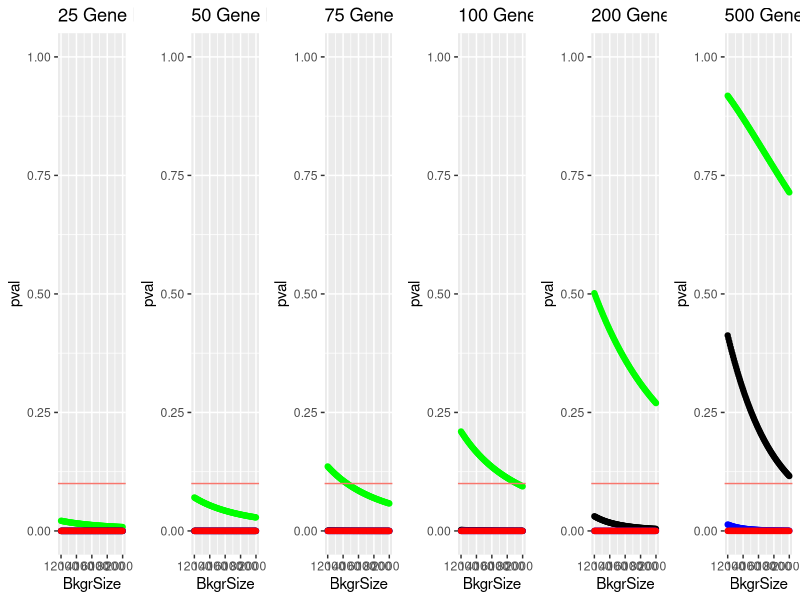
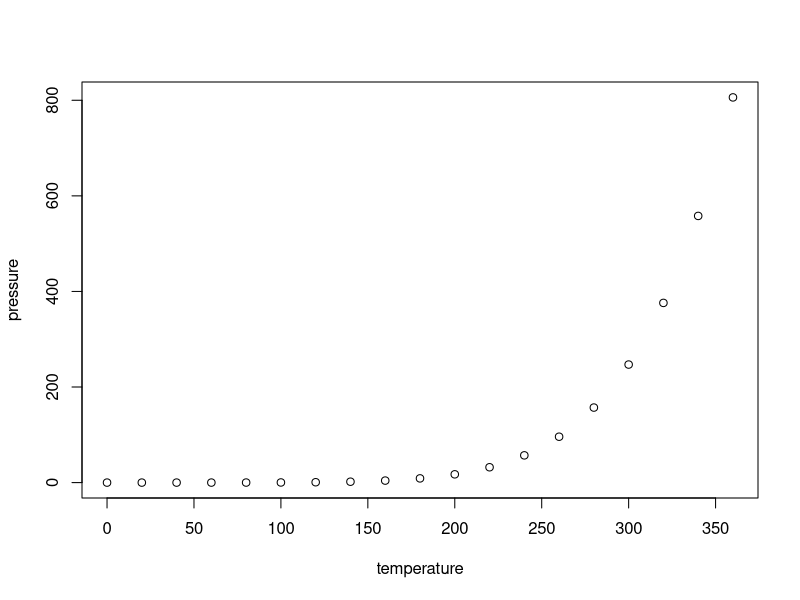

The R source for these figures, in order:
## ---- chunk 1
knitr::opts_chunk$set(echo = TRUE)
## ---- chunk 2
library(ggplot2)
library(tidyverse)
library(ggpubr)
## ---- chunk 3
make.df2 <- function(denomItem){
  a <- data.frame(c(2,degSize),c(pathSize,denomItem))
  x <- fisher.test(a, alternative="greater")
  return(x$p.value)
}

make.df5 <- function(denomItem){
  a <- data.frame(c(5,degSize),c(pathSize,denomItem))
  x <- fisher.test(a, alternative="greater")
  return(x$p.value)
}

make.df10 <- function(denomItem){
  a <- data.frame(c(10,degSize),c(pathSize,denomItem))
  x <- fisher.test(a, alternative="greater")
  return(x$p.value)
}

make.df15 <- function(denomItem){
  a <- data.frame(c(15,degSize),c(pathSize,denomItem))
  x <- fisher.test(a, alternative="greater")
  return(x$p.value)
}
## ---- chunk 4
denom <- seq(from = 12000, to = 20000, by = 100)
degSize <- 100
###########
pathSize <- 25

x2 <- lapply(denom, make.df2)
x2.Plot <- as.data.frame(cbind(denom,unlist(x2)))
colnames(x2.Plot) <- c("BkgrSize","pval")

x5 <- lapply(denom, make.df5)
x5.Plot <- as.data.frame(cbind(denom,unlist(x5)))
colnames(x5.Plot) <- c("BkgrSize","pval")

x10 <- lapply(denom, make.df10)
x10.Plot <- as.data.frame(cbind(denom,unlist(x10)))
colnames(x10.Plot) <- c("BkgrSize","pval")

x15 <- lapply(denom, make.df15)
x15.Plot <- as.data.frame(cbind(denom,unlist(x15)))
colnames(x15.Plot) <- c("BkgrSize","pval")

pl.25 <- ggplot() + geom_point(data=x2.Plot, aes(x=BkgrSize, y=pval), color="green") + geom_point(data=x5.Plot, aes(x=BkgrSize, y=pval), color="black") + geom_point(data=x10.Plot, aes(x=BkgrSize, y=pval), color="blue") + geom_point(data=x15.Plot, aes(x=BkgrSize, y=pval), color="red") + geom_hline(aes(yintercept=0.1, linetype="dashed", color = "red")) + ylim(0, 1) + ggtitle("25 Gene Pathway")
###########
pathSize <- 50

x2 <- lapply(denom, make.df2)
x2.Plot <- as.data.frame(cbind(denom,unlist(x2)))
colnames(x2.Plot) <- c("BkgrSize","pval")

x5 <- lapply(denom, make.df5)
x5.Plot <- as.data.frame(cbind(denom,unlist(x5)))
colnames(x5.Plot) <- c("BkgrSize","pval")

x10 <- lapply(denom, make.df10)
x10.Plot <- as.data.frame(cbind(denom,unlist(x10)))
colnames(x10.Plot) <- c("BkgrSize","pval")

x15 <- lapply(denom, make.df15)
x15.Plot <- as.data.frame(cbind(denom,unlist(x15)))
colnames(x15.Plot) <- c("BkgrSize","pval")

pl.50 <- ggplot() + geom_point(data=x2.Plot, aes(x=BkgrSize, y=pval), color="green") + geom_point(data=x5.Plot, aes(x=BkgrSize, y=pval), color="black") + geom_point(data=x10.Plot, aes(x=BkgrSize, y=pval), color="blue") + geom_point(data=x15.Plot, aes(x=BkgrSize, y=pval), color="red") + geom_hline(aes(yintercept=0.1, linetype="dashed", color = "red")) + ylim(0, 1) + ggtitle("50 Gene Pathway")
###########
pathSize <- 75

x2 <- lapply(denom, make.df2)
x2.Plot <- as.data.frame(cbind(denom,unlist(x2)))
colnames(x2.Plot) <- c("BkgrSize","pval")

x5 <- lapply(denom, make.df5)
x5.Plot <- as.data.frame(cbind(denom,unlist(x5)))
colnames(x5.Plot) <- c("BkgrSize","pval")

x10 <- lapply(denom, make.df10)
x10.Plot <- as.data.frame(cbind(denom,unlist(x10)))
colnames(x10.Plot) <- c("BkgrSize","pval")

x15 <- lapply(denom, make.df15)
x15.Plot <- as.data.frame(cbind(denom,unlist(x15)))
colnames(x15.Plot) <- c("BkgrSize","pval")

pl.75 <- ggplot() + geom_point(data=x2.Plot, aes(x=BkgrSize, y=pval), color="green") + geom_point(data=x5.Plot, aes(x=BkgrSize, y=pval), color="black") + geom_point(data=x10.Plot, aes(x=BkgrSize, y=pval), color="blue") + geom_point(data=x15.Plot, aes(x=BkgrSize, y=pval), color="red") + geom_hline(aes(yintercept=0.1, linetype="dashed", color = "red")) + ylim(0, 1) + ggtitle("75 Gene Pathway")
###########
pathSize <- 100

x2 <- lapply(denom, make.df2)
x2.Plot <- as.data.frame(cbind(denom,unlist(x2)))
colnames(x2.Plot) <- c("BkgrSize","pval")

x5 <- lapply(denom, make.df5)
x5.Plot <- as.data.frame(cbind(denom,unlist(x5)))
colnames(x5.Plot) <- c("BkgrSize","pval")

x10 <- lapply(denom, make.df10)
x10.Plot <- as.data.frame(cbind(denom,unlist(x10)))
colnames(x10.Plot) <- c("BkgrSize","pval")

x15 <- lapply(denom, make.df15)
x15.Plot <- as.data.frame(cbind(denom,unlist(x15)))
colnames(x15.Plot) <- c("BkgrSize","pval")

pl.100 <- ggplot() + geom_point(data=x2.Plot, aes(x=BkgrSize, y=pval), color="green") + geom_point(data=x5.Plot, aes(x=BkgrSize, y=pval), color="black") + geom_point(data=x10.Plot, aes(x=BkgrSize, y=pval), color="blue") + geom_point(data=x15.Plot, aes(x=BkgrSize, y=pval), color="red") + geom_hline(aes(yintercept=0.1, linetype="dashed", color = "red")) + ylim(0, 1) + ggtitle("100 Gene Pathway")
###########
pathSize <- 200

x2 <- lapply(denom, make.df2)
x2.Plot <- as.data.frame(cbind(denom,unlist(x2)))
colnames(x2.Plot) <- c("BkgrSize","pval")

x5 <- lapply(denom, make.df5)
x5.Plot <- as.data.frame(cbind(denom,unlist(x5)))
colnames(x5.Plot) <- c("BkgrSize","pval")

x10 <- lapply(denom, make.df10)
x10.Plot <- as.data.frame(cbind(denom,unlist(x10)))
colnames(x10.Plot) <- c("BkgrSize","pval")

x15 <- lapply(denom, make.df15)
x15.Plot <- as.data.frame(cbind(denom,unlist(x15)))
colnames(x15.Plot) <- c("BkgrSize","pval")

pl.200 <- ggplot() + geom_point(data=x2.Plot, aes(x=BkgrSize, y=pval), color="green") + geom_point(data=x5.Plot, aes(x=BkgrSize, y=pval), color="black") + geom_point(data=x10.Plot, aes(x=BkgrSize, y=pval), color="blue") + geom_point(data=x15.Plot, aes(x=BkgrSize, y=pval), color="red") + geom_hline(aes(yintercept=0.1, linetype="dashed", color = "red")) + ylim(0, 1) + ggtitle("200 Gene Pathway")
###########
pathSize <- 500

x2 <- lapply(denom, make.df2)
x2.Plot <- as.data.frame(cbind(denom,unlist(x2)))
colnames(x2.Plot) <- c("BkgrSize","pval")

x5 <- lapply(denom, make.df5)
x5.Plot <- as.data.frame(cbind(denom,unlist(x5)))
colnames(x5.Plot) <- c("BkgrSize","pval")

x10 <- lapply(denom, make.df10)
x10.Plot <- as.data.frame(cbind(denom,unlist(x10)))
colnames(x10.Plot) <- c("BkgrSize","pval")

x15 <- lapply(denom, make.df15)
x15.Plot <- as.data.frame(cbind(denom,unlist(x15)))
colnames(x15.Plot) <- c("BkgrSize","pval")

pl.500 <- ggplot() + geom_point(data=x2.Plot, aes(x=BkgrSize, y=pval), color="green") + geom_point(data=x5.Plot, aes(x=BkgrSize, y=pval), color="black") + geom_point(data=x10.Plot, aes(x=BkgrSize, y=pval), color="blue") + geom_point(data=x15.Plot, aes(x=BkgrSize, y=pval), color="red") + geom_hline(aes(yintercept=0.1, linetype="dashed", color = "red")) + ylim(0, 1) + ggtitle("500 Gene Pathway")
## ---- chunk 5
ggarrange(pl.25,pl.50,pl.75,pl.100,pl.200,pl.500, legend = FALSE, ncol=6, nrow=1) 
## ---- chunk 6
phyper(6,200,20000-200,200)
## ---- chunk 7
summary(cars)
## ---- chunk 8
plot(pressure)
